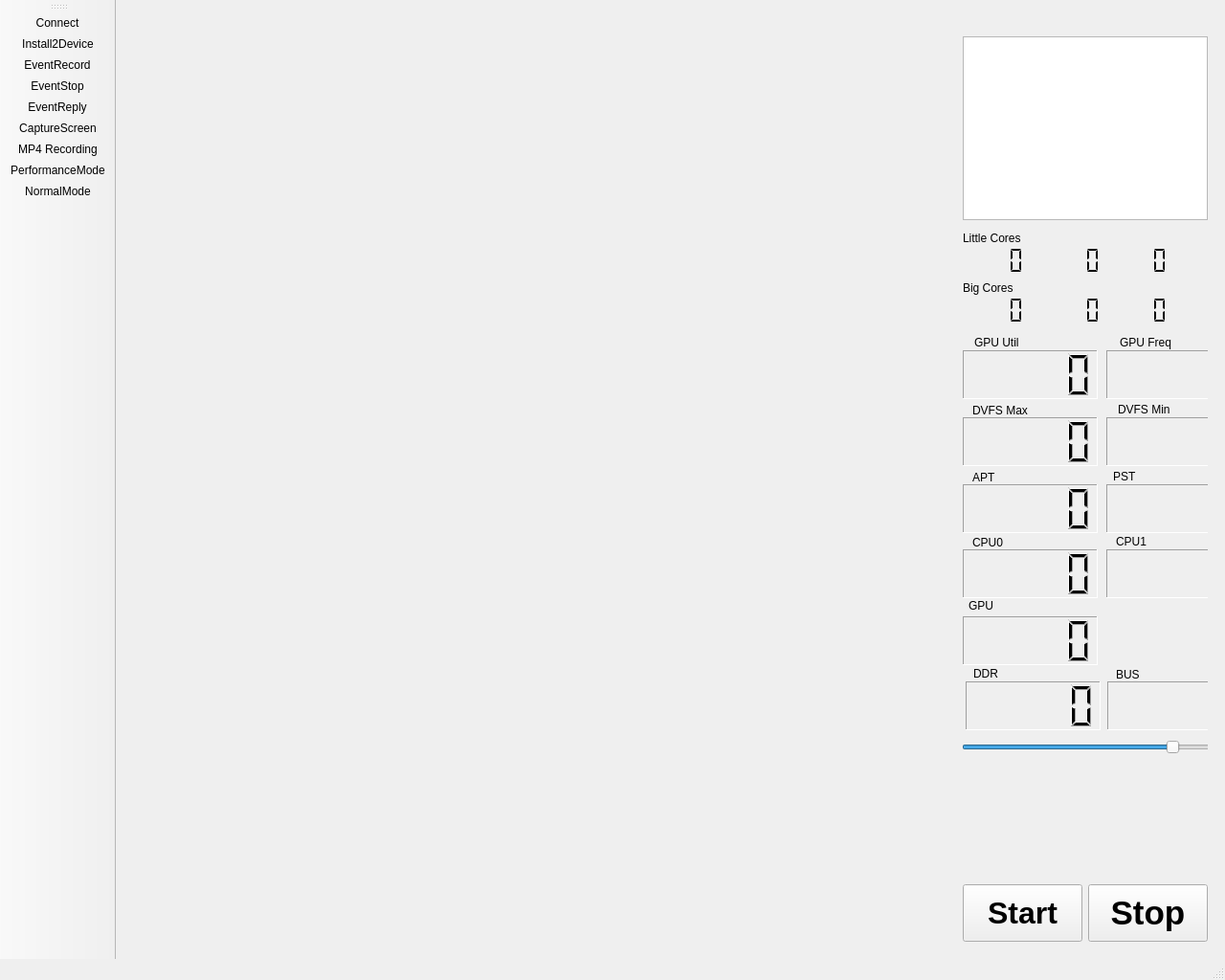
<?xml version="1.0" encoding="UTF-8"?>
<ui version="4.0">
 <class>MainWindow</class>
 <widget class="QMainWindow" name="MainWindow">
  <property name="geometry">
   <rect>
    <x>0</x>
    <y>0</y>
    <width>1280</width>
    <height>1024</height>
   </rect>
  </property>
  <property name="sizePolicy">
   <sizepolicy hsizetype="Fixed" vsizetype="Fixed">
    <horstretch>0</horstretch>
    <verstretch>0</verstretch>
   </sizepolicy>
  </property>
  <property name="maximumSize">
   <size>
    <width>1280</width>
    <height>1024</height>
   </size>
  </property>
  <property name="windowTitle">
   <string>MainWindow</string>
  </property>
  <widget class="QWidget" name="centralwidget">
   <layout class="QHBoxLayout" name="horizontalLayout">
    <item>
     <widget class="QWidget" name="widget_center" native="true">
      <property name="sizePolicy">
       <sizepolicy hsizetype="Minimum" vsizetype="Preferred">
        <horstretch>0</horstretch>
        <verstretch>0</verstretch>
       </sizepolicy>
      </property>
      <layout class="QVBoxLayout" name="Layout_System"/>
     </widget>
    </item>
    <item>
     <widget class="QWidget" name="widget_right" native="true">
      <property name="sizePolicy">
       <sizepolicy hsizetype="Fixed" vsizetype="Expanding">
        <horstretch>0</horstretch>
        <verstretch>0</verstretch>
       </sizepolicy>
      </property>
      <property name="minimumSize">
       <size>
        <width>0</width>
        <height>0</height>
       </size>
      </property>
      <layout class="QVBoxLayout" name="verticalLayout">
       <item>
        <widget class="QLabel" name="label">
         <property name="frameShape">
          <enum>QFrame::NoFrame</enum>
         </property>
         <property name="text">
          <string/>
         </property>
         <property name="pixmap">
          <pixmap resource="resources.qrc">:/basic icons/resources/AnalyzerLogo300.jpg</pixmap>
         </property>
         <property name="scaledContents">
          <bool>true</bool>
         </property>
        </widget>
       </item>
       <item>
        <widget class="QListWidget" name="listWidget">
         <property name="sizePolicy">
          <sizepolicy hsizetype="Expanding" vsizetype="Preferred">
           <horstretch>0</horstretch>
           <verstretch>0</verstretch>
          </sizepolicy>
         </property>
         <property name="font">
          <font>
           <family>Ubuntu Condensed</family>
           <pointsize>12</pointsize>
           <weight>50</weight>
           <bold>false</bold>
          </font>
         </property>
        </widget>
       </item>
       <item>
        <widget class="QWidget" name="widget" native="true">
         <property name="sizePolicy">
          <sizepolicy hsizetype="Preferred" vsizetype="Expanding">
           <horstretch>0</horstretch>
           <verstretch>0</verstretch>
          </sizepolicy>
         </property>
         <widget class="QLCDNumber" name="LCD_DVFS_MAX">
          <property name="geometry">
           <rect>
            <x>0</x>
            <y>200</y>
            <width>141</width>
            <height>51</height>
           </rect>
          </property>
          <property name="font">
           <font>
            <stylestrategy>PreferDefault</stylestrategy>
           </font>
          </property>
          <property name="frameShape">
           <enum>QFrame::Panel</enum>
          </property>
          <property name="frameShadow">
           <enum>QFrame::Sunken</enum>
          </property>
         </widget>
         <widget class="QLCDNumber" name="LCD_DVFS_MIN">
          <property name="geometry">
           <rect>
            <x>150</x>
            <y>200</y>
            <width>141</width>
            <height>51</height>
           </rect>
          </property>
          <property name="font">
           <font>
            <stylestrategy>PreferDefault</stylestrategy>
           </font>
          </property>
          <property name="frameShape">
           <enum>QFrame::Panel</enum>
          </property>
          <property name="frameShadow">
           <enum>QFrame::Sunken</enum>
          </property>
         </widget>
         <widget class="QLabel" name="label_13">
          <property name="geometry">
           <rect>
            <x>162</x>
            <y>183</y>
            <width>91</width>
            <height>17</height>
           </rect>
          </property>
          <property name="text">
           <string>DVFS Min</string>
          </property>
         </widget>
         <widget class="QLabel" name="label_12">
          <property name="geometry">
           <rect>
            <x>10</x>
            <y>184</y>
            <width>101</width>
            <height>17</height>
           </rect>
          </property>
          <property name="text">
           <string>DVFS Max</string>
          </property>
         </widget>
         <widget class="QLCDNumber" name="LCD_BUS">
          <property name="geometry">
           <rect>
            <x>151</x>
            <y>476</y>
            <width>141</width>
            <height>51</height>
           </rect>
          </property>
          <property name="font">
           <font>
            <stylestrategy>PreferDefault</stylestrategy>
           </font>
          </property>
          <property name="frameShape">
           <enum>QFrame::Panel</enum>
          </property>
          <property name="frameShadow">
           <enum>QFrame::Sunken</enum>
          </property>
         </widget>
         <widget class="QLCDNumber" name="LCD_DDR">
          <property name="geometry">
           <rect>
            <x>3</x>
            <y>476</y>
            <width>141</width>
            <height>51</height>
           </rect>
          </property>
          <property name="font">
           <font>
            <stylestrategy>PreferDefault</stylestrategy>
           </font>
          </property>
          <property name="frameShape">
           <enum>QFrame::Panel</enum>
          </property>
          <property name="frameShadow">
           <enum>QFrame::Sunken</enum>
          </property>
         </widget>
         <widget class="QLabel" name="label_10">
          <property name="geometry">
           <rect>
            <x>164</x>
            <y>113</y>
            <width>101</width>
            <height>17</height>
           </rect>
          </property>
          <property name="text">
           <string>GPU Freq</string>
          </property>
         </widget>
         <widget class="QLCDNumber" name="LCD_GPU_FREQ">
          <property name="geometry">
           <rect>
            <x>150</x>
            <y>130</y>
            <width>141</width>
            <height>51</height>
           </rect>
          </property>
          <property name="font">
           <font>
            <stylestrategy>PreferDefault</stylestrategy>
           </font>
          </property>
          <property name="frameShape">
           <enum>QFrame::Panel</enum>
          </property>
          <property name="frameShadow">
           <enum>QFrame::Sunken</enum>
          </property>
         </widget>
         <widget class="QLCDNumber" name="LCD_GPU_UTIL">
          <property name="geometry">
           <rect>
            <x>0</x>
            <y>130</y>
            <width>141</width>
            <height>51</height>
           </rect>
          </property>
          <property name="font">
           <font>
            <stylestrategy>PreferDefault</stylestrategy>
           </font>
          </property>
          <property name="frameShape">
           <enum>QFrame::Panel</enum>
          </property>
          <property name="frameShadow">
           <enum>QFrame::Sunken</enum>
          </property>
         </widget>
         <widget class="QLabel" name="label_14">
          <property name="geometry">
           <rect>
            <x>11</x>
            <y>459</y>
            <width>101</width>
            <height>17</height>
           </rect>
          </property>
          <property name="text">
           <string>DDR</string>
          </property>
         </widget>
         <widget class="QLabel" name="label_15">
          <property name="geometry">
           <rect>
            <x>160</x>
            <y>460</y>
            <width>101</width>
            <height>17</height>
           </rect>
          </property>
          <property name="text">
           <string>BUS</string>
          </property>
         </widget>
         <widget class="QLabel" name="label_11">
          <property name="geometry">
           <rect>
            <x>12</x>
            <y>113</y>
            <width>101</width>
            <height>17</height>
           </rect>
          </property>
          <property name="text">
           <string>GPU Util</string>
          </property>
         </widget>
         <widget class="QLCDNumber" name="LCD_GPU">
          <property name="geometry">
           <rect>
            <x>0</x>
            <y>408</y>
            <width>141</width>
            <height>51</height>
           </rect>
          </property>
          <property name="font">
           <font>
            <stylestrategy>PreferDefault</stylestrategy>
           </font>
          </property>
          <property name="frameShape">
           <enum>QFrame::Panel</enum>
          </property>
          <property name="frameShadow">
           <enum>QFrame::Sunken</enum>
          </property>
         </widget>
         <widget class="QLCDNumber" name="LCD_CPU_G0">
          <property name="geometry">
           <rect>
            <x>0</x>
            <y>338</y>
            <width>141</width>
            <height>51</height>
           </rect>
          </property>
          <property name="font">
           <font>
            <stylestrategy>PreferDefault</stylestrategy>
           </font>
          </property>
          <property name="frameShape">
           <enum>QFrame::Panel</enum>
          </property>
          <property name="frameShadow">
           <enum>QFrame::Sunken</enum>
          </property>
         </widget>
         <widget class="QLabel" name="label_5">
          <property name="geometry">
           <rect>
            <x>157</x>
            <y>253</y>
            <width>66</width>
            <height>17</height>
           </rect>
          </property>
          <property name="text">
           <string>PST</string>
          </property>
         </widget>
         <widget class="QLCDNumber" name="LCD_CPU_G1">
          <property name="geometry">
           <rect>
            <x>150</x>
            <y>338</y>
            <width>141</width>
            <height>51</height>
           </rect>
          </property>
          <property name="font">
           <font>
            <stylestrategy>PreferDefault</stylestrategy>
           </font>
          </property>
          <property name="frameShape">
           <enum>QFrame::Panel</enum>
          </property>
          <property name="frameShadow">
           <enum>QFrame::Sunken</enum>
          </property>
         </widget>
         <widget class="QLCDNumber" name="LCD_PST">
          <property name="geometry">
           <rect>
            <x>150</x>
            <y>270</y>
            <width>141</width>
            <height>51</height>
           </rect>
          </property>
          <property name="font">
           <font>
            <stylestrategy>PreferDefault</stylestrategy>
           </font>
          </property>
          <property name="frameShape">
           <enum>QFrame::Panel</enum>
          </property>
          <property name="frameShadow">
           <enum>QFrame::Sunken</enum>
          </property>
         </widget>
         <widget class="QLabel" name="label_3">
          <property name="geometry">
           <rect>
            <x>6</x>
            <y>388</y>
            <width>66</width>
            <height>17</height>
           </rect>
          </property>
          <property name="text">
           <string>GPU</string>
          </property>
         </widget>
         <widget class="QLabel" name="label_4">
          <property name="geometry">
           <rect>
            <x>10</x>
            <y>254</y>
            <width>66</width>
            <height>17</height>
           </rect>
          </property>
          <property name="text">
           <string>APT</string>
          </property>
         </widget>
         <widget class="QLabel" name="label_2">
          <property name="geometry">
           <rect>
            <x>10</x>
            <y>322</y>
            <width>66</width>
            <height>17</height>
           </rect>
          </property>
          <property name="text">
           <string>CPU0</string>
          </property>
         </widget>
         <widget class="QLCDNumber" name="LCD_APT">
          <property name="geometry">
           <rect>
            <x>0</x>
            <y>270</y>
            <width>141</width>
            <height>51</height>
           </rect>
          </property>
          <property name="font">
           <font>
            <stylestrategy>PreferDefault</stylestrategy>
           </font>
          </property>
          <property name="frameShape">
           <enum>QFrame::Panel</enum>
          </property>
          <property name="frameShadow">
           <enum>QFrame::Sunken</enum>
          </property>
         </widget>
         <widget class="QLabel" name="label_6">
          <property name="geometry">
           <rect>
            <x>160</x>
            <y>321</y>
            <width>66</width>
            <height>17</height>
           </rect>
          </property>
          <property name="text">
           <string>CPU1</string>
          </property>
         </widget>
         <widget class="QLCDNumber" name="LCD_CPU0">
          <property name="geometry">
           <rect>
            <x>0</x>
            <y>21</y>
            <width>71</width>
            <height>31</height>
           </rect>
          </property>
          <property name="frameShape">
           <enum>QFrame::NoFrame</enum>
          </property>
          <property name="smallDecimalPoint">
           <bool>false</bool>
          </property>
          <property name="numDigits">
           <number>4</number>
          </property>
          <property name="segmentStyle">
           <enum>QLCDNumber::Flat</enum>
          </property>
         </widget>
         <widget class="QLCDNumber" name="LCD_CPU1">
          <property name="geometry">
           <rect>
            <x>80</x>
            <y>21</y>
            <width>71</width>
            <height>31</height>
           </rect>
          </property>
          <property name="frameShape">
           <enum>QFrame::NoFrame</enum>
          </property>
          <property name="numDigits">
           <number>4</number>
          </property>
          <property name="segmentStyle">
           <enum>QLCDNumber::Flat</enum>
          </property>
         </widget>
         <widget class="QLCDNumber" name="LCD_CPU2">
          <property name="geometry">
           <rect>
            <x>150</x>
            <y>21</y>
            <width>71</width>
            <height>31</height>
           </rect>
          </property>
          <property name="frameShape">
           <enum>QFrame::NoFrame</enum>
          </property>
          <property name="numDigits">
           <number>4</number>
          </property>
          <property name="segmentStyle">
           <enum>QLCDNumber::Flat</enum>
          </property>
         </widget>
         <widget class="QLCDNumber" name="LCD_CPU3">
          <property name="geometry">
           <rect>
            <x>227</x>
            <y>21</y>
            <width>71</width>
            <height>31</height>
           </rect>
          </property>
          <property name="frameShape">
           <enum>QFrame::NoFrame</enum>
          </property>
          <property name="numDigits">
           <number>4</number>
          </property>
          <property name="segmentStyle">
           <enum>QLCDNumber::Flat</enum>
          </property>
         </widget>
         <widget class="QLCDNumber" name="LCD_CPU4">
          <property name="geometry">
           <rect>
            <x>0</x>
            <y>73</y>
            <width>71</width>
            <height>31</height>
           </rect>
          </property>
          <property name="frameShape">
           <enum>QFrame::NoFrame</enum>
          </property>
          <property name="numDigits">
           <number>4</number>
          </property>
          <property name="segmentStyle">
           <enum>QLCDNumber::Flat</enum>
          </property>
         </widget>
         <widget class="QLCDNumber" name="LCD_CPU6">
          <property name="geometry">
           <rect>
            <x>150</x>
            <y>73</y>
            <width>71</width>
            <height>31</height>
           </rect>
          </property>
          <property name="frameShape">
           <enum>QFrame::NoFrame</enum>
          </property>
          <property name="numDigits">
           <number>4</number>
          </property>
          <property name="segmentStyle">
           <enum>QLCDNumber::Flat</enum>
          </property>
         </widget>
         <widget class="QLCDNumber" name="LCD_CPU7">
          <property name="geometry">
           <rect>
            <x>226</x>
            <y>73</y>
            <width>71</width>
            <height>31</height>
           </rect>
          </property>
          <property name="frameShape">
           <enum>QFrame::NoFrame</enum>
          </property>
          <property name="numDigits">
           <number>4</number>
          </property>
          <property name="segmentStyle">
           <enum>QLCDNumber::Flat</enum>
          </property>
         </widget>
         <widget class="QLCDNumber" name="LCD_CPU5">
          <property name="geometry">
           <rect>
            <x>80</x>
            <y>73</y>
            <width>71</width>
            <height>31</height>
           </rect>
          </property>
          <property name="frameShape">
           <enum>QFrame::NoFrame</enum>
          </property>
          <property name="numDigits">
           <number>4</number>
          </property>
          <property name="segmentStyle">
           <enum>QLCDNumber::Flat</enum>
          </property>
         </widget>
         <widget class="QLabel" name="label_16">
          <property name="geometry">
           <rect>
            <x>0</x>
            <y>4</y>
            <width>101</width>
            <height>17</height>
           </rect>
          </property>
          <property name="text">
           <string>Little Cores</string>
          </property>
         </widget>
         <widget class="QLabel" name="label_17">
          <property name="geometry">
           <rect>
            <x>0</x>
            <y>56</y>
            <width>71</width>
            <height>17</height>
           </rect>
          </property>
          <property name="text">
           <string>Big Cores</string>
          </property>
         </widget>
         <widget class="QSlider" name="SlideBar">
          <property name="geometry">
           <rect>
            <x>-1</x>
            <y>530</y>
            <width>291</width>
            <height>29</height>
           </rect>
          </property>
          <property name="minimum">
           <number>13</number>
          </property>
          <property name="maximum">
           <number>35</number>
          </property>
          <property name="value">
           <number>30</number>
          </property>
          <property name="orientation">
           <enum>Qt::Horizontal</enum>
          </property>
         </widget>
        </widget>
       </item>
       <item>
        <widget class="QWidget" name="widget_button" native="true">
         <property name="sizePolicy">
          <sizepolicy hsizetype="Expanding" vsizetype="Preferred">
           <horstretch>0</horstretch>
           <verstretch>0</verstretch>
          </sizepolicy>
         </property>
         <property name="minimumSize">
          <size>
           <width>0</width>
           <height>60</height>
          </size>
         </property>
         <layout class="QHBoxLayout" name="horizontalLayout_2">
          <property name="margin">
           <number>0</number>
          </property>
          <item>
           <widget class="QPushButton" name="pushButton_Start">
            <property name="sizePolicy">
             <sizepolicy hsizetype="Minimum" vsizetype="Preferred">
              <horstretch>0</horstretch>
              <verstretch>0</verstretch>
             </sizepolicy>
            </property>
            <property name="maximumSize">
             <size>
              <width>16777215</width>
              <height>60</height>
             </size>
            </property>
            <property name="font">
             <font>
              <pointsize>24</pointsize>
              <weight>75</weight>
              <italic>false</italic>
              <bold>true</bold>
             </font>
            </property>
            <property name="text">
             <string>Start</string>
            </property>
           </widget>
          </item>
          <item>
           <widget class="QPushButton" name="pushButton_Stop">
            <property name="sizePolicy">
             <sizepolicy hsizetype="Minimum" vsizetype="Preferred">
              <horstretch>0</horstretch>
              <verstretch>0</verstretch>
             </sizepolicy>
            </property>
            <property name="maximumSize">
             <size>
              <width>16777215</width>
              <height>60</height>
             </size>
            </property>
            <property name="font">
             <font>
              <pointsize>26</pointsize>
              <weight>75</weight>
              <bold>true</bold>
             </font>
            </property>
            <property name="text">
             <string>Stop</string>
            </property>
           </widget>
          </item>
         </layout>
        </widget>
       </item>
      </layout>
     </widget>
    </item>
   </layout>
  </widget>
  <widget class="QMenuBar" name="menubar">
   <property name="geometry">
    <rect>
     <x>0</x>
     <y>0</y>
     <width>1280</width>
     <height>25</height>
    </rect>
   </property>
  </widget>
  <widget class="QStatusBar" name="statusbar"/>
  <widget class="QToolBar" name="toolBar">
   <property name="sizePolicy">
    <sizepolicy hsizetype="Fixed" vsizetype="Preferred">
     <horstretch>0</horstretch>
     <verstretch>0</verstretch>
    </sizepolicy>
   </property>
   <property name="windowTitle">
    <string>toolBar</string>
   </property>
   <property name="iconSize">
    <size>
     <width>48</width>
     <height>48</height>
    </size>
   </property>
   <attribute name="toolBarArea">
    <enum>LeftToolBarArea</enum>
   </attribute>
   <attribute name="toolBarBreak">
    <bool>false</bool>
   </attribute>
   <addaction name="actionConnect"/>
   <addaction name="actionInstall2Device"/>
   <addaction name="actionEventRecord"/>
   <addaction name="actionEventStop"/>
   <addaction name="actionEventReplay"/>
   <addaction name="actionCaptureScreen"/>
   <addaction name="actionMP4_Recording"/>
   <addaction name="actionPerformanceMode"/>
   <addaction name="actionNormalMode"/>
  </widget>
  <action name="actionConnect">
   <property name="icon">
    <iconset resource="resources.qrc">
     <normaloff>:/basic icons/resources/icons/plug42.png</normaloff>:/basic icons/resources/icons/plug42.png</iconset>
   </property>
   <property name="text">
    <string>Connect</string>
   </property>
   <property name="toolTip">
    <string>Connect to device</string>
   </property>
  </action>
  <action name="actionInstall2Device">
   <property name="icon">
    <iconset resource="resources.qrc">
     <normaloff>:/basic icons/resources/icons/smartphone34.png</normaloff>:/basic icons/resources/icons/smartphone34.png</iconset>
   </property>
   <property name="text">
    <string>Install2Device</string>
   </property>
   <property name="toolTip">
    <string>Install showfreq to device</string>
   </property>
  </action>
  <action name="actionEventRecord">
   <property name="icon">
    <iconset resource="resources.qrc">
     <normaloff>:/basic icons/resources/start.png</normaloff>:/basic icons/resources/start.png</iconset>
   </property>
   <property name="text">
    <string>EventRecord</string>
   </property>
   <property name="toolTip">
    <string>Recording event</string>
   </property>
  </action>
  <action name="actionEventStop">
   <property name="icon">
    <iconset resource="resources.qrc">
     <normaloff>:/basic icons/resources/stop.png</normaloff>:/basic icons/resources/stop.png</iconset>
   </property>
   <property name="text">
    <string>EventStop</string>
   </property>
   <property name="toolTip">
    <string>Stop recording event</string>
   </property>
  </action>
  <action name="actionEventReplay">
   <property name="icon">
    <iconset resource="resources.qrc">
     <normaloff>:/basic icons/resources/icons/document65.png</normaloff>:/basic icons/resources/icons/document65.png</iconset>
   </property>
   <property name="text">
    <string>EventReply</string>
   </property>
   <property name="toolTip">
    <string>Replay event</string>
   </property>
  </action>
  <action name="actionCaptureScreen">
   <property name="icon">
    <iconset resource="resources.qrc">
     <normaloff>:/basic icons/resources/icons/floppy13.png</normaloff>:/basic icons/resources/icons/floppy13.png</iconset>
   </property>
   <property name="text">
    <string>CaptureScreen</string>
   </property>
   <property name="toolTip">
    <string>Screen capture</string>
   </property>
  </action>
  <action name="actionMP4_Recording">
   <property name="icon">
    <iconset resource="resources.qrc">
     <normaloff>:/basic icons/resources/icons/folder81.png</normaloff>:/basic icons/resources/icons/folder81.png</iconset>
   </property>
   <property name="text">
    <string>MP4 Recording</string>
   </property>
   <property name="toolTip">
    <string>Recording MP4 movie file</string>
   </property>
  </action>
  <action name="actionPerformanceMode">
   <property name="icon">
    <iconset resource="resources.qrc">
     <normaloff>:/basic icons/resources/icons/power button2.png</normaloff>:/basic icons/resources/icons/power button2.png</iconset>
   </property>
   <property name="text">
    <string>PerformanceMode</string>
   </property>
   <property name="toolTip">
    <string>Performance Mode</string>
   </property>
  </action>
  <action name="actionNormalMode">
   <property name="icon">
    <iconset resource="resources.qrc">
     <normaloff>:/basic icons/resources/icons/power107.png</normaloff>:/basic icons/resources/icons/power107.png</iconset>
   </property>
   <property name="text">
    <string>NormalMode</string>
   </property>
   <property name="toolTip">
    <string>Normal Mode</string>
   </property>
  </action>
 </widget>
 <resources>
  <include location="resources.qrc"/>
 </resources>
 <connections/>
</ui>
